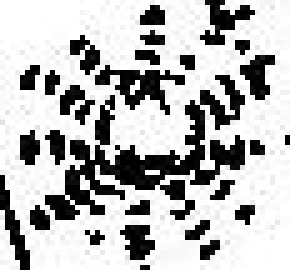
#> input picture datasets/patterns/arbre2.jpg, 58 x 54 px, given in place of 0105033010241.jpg, which was not available (shown 5 times larger)
$ python misc.py --input datasets/patterns/arbre2.jpg   (older library calls are emulated)
#> lines starting #> are read from the running program, lines starting #| are printed output that depends on the picture; after the words box and inside, x2 and y2 are one past the last pixel; in counts of white or black regions, pixels touching at a corner belong together; pictures that were not available may be replaced by others from this repository, and a replacement may not be noted

from __future__ import print_function
import time
'''import cv2
import math
import time
import pandas as pd
import csv
import imutils
import numpy as np

from sklearn.mixture import GaussianMixture
from sklearn.decomposition import PCA

t0 = time.time()'''

#tileName = "testShapeDetection.jpg"
#tileName = "1905021030252.png"
"""
t0 = time.time()
image = cv2.imread(tileName, cv2.IMREAD_GRAYSCALE)

kernel = np.array([[1, 1, 1], [1, -8, 1], [1, 1, 1]], dtype=np.float32)
# do the laplacian filtering as it is
# well, we need to convert everything in something more deeper then CV_8U
# because the kernel has some negative values,
# and we can expect in general to have a Laplacian image with negative values
# BUT a 8bits unsigned int (the one we are working with) can contain values from 0 to 255
# so the possible negative number will be truncated
imgLaplacian = cv2.filter2D(image, cv2.CV_32F, kernel)
sharp = np.float32(image)
imgResult = sharp - imgLaplacian
# convert back to 8bits gray scale
imgResult = np.clip(imgResult, 0, 255)
imgResult = imgResult.astype('uint8')

dist = cv2.distanceTransform(image, cv2.DIST_L2, 3,cv2.DIST_MASK_PRECISE )
cv2.normalize(dist, dist, 0, 1.0, cv2.NORM_MINMAX)

_, dist = cv2.threshold(dist, 0.1, 1.0, cv2.THRESH_BINARY)

# Dilate a bit the dist image
kernel1 = np.ones((3,3), dtype=np.uint8)
dist = cv2.dilate(dist, kernel1)

dist_8u = dist.astype('uint8')
# Find total markers
contours = cv2.findContours(dist_8u, cv2.RETR_TREE, cv2.CHAIN_APPROX_SIMPLE)
contours = imutils.grab_contours(contours)
markers = np.zeros(dist.shape, dtype=np.int32)"""

# Draw the foreground markers
'''maxLen = max([len(l) for l in contours])

hist = np.zeros(maxLen)

for cnt in contours:
    hist[len(cnt)-1] +=1

nC = 10
model = GaussianMixture(n_components=nC)
hist = hist.reshape(-1,1)
model.fit(hist)
yhat = model.predict(hist)

t1 = time.time()
def getColor(cat,nC):
    return int(cat*255/nC)

for i, cnt in enumerate(contours):
    cntLen = len(cnt)-1
    cv2.drawContours(markers, contours, i, (getColor(yhat[cntLen],nC)), -1)
# Draw the background marker
cv2.circle(markers, (5,5), 3, (255,255,255), -1)
t2 = time.time()

print(f'Computation time  : {t1-t0}')
print(f'Colorisation time  : {t2-t1}')
print(len(contours))
'''

"""shapeNames = ['field', 'road', 'house', 'hotel', 'forest', 'factory']

featureVars = {'stones' : ['stones'],
                'chimneys' : ['chimneys'],
                'hotels': ['hotels']
              }

featureDictsPath = 'datasets/Barrow_in_Furness/500/tp_2/detected_'

shapeFeatureNames = ['perimeter', 'perimeterApproximation', 'complexity', 'area', 'circleness', 'solidity']
featureNames = ['stones', 'chimneys', 'hotels']
header = ['x', 'y']
for shapeFeatureName in shapeFeatureNames:
    header.append(shapeFeatureName)
for featureName in featureNames:
    header.append(featureName)
print(header)

def extractFeatures(posX, posY, featureDictsPath, tileName):
    featureDict = {}
    for featureName in featureNames:
        featureAggregate = []
        for ftDiff in featureVars[featureName]:
            featureAggregate.append(pd.read_csv(featureDictsPath+ftDiff+'-Barrow_in_Furness.csv'))
        featureAggregateAsDF = pd.concat(featureAggregate)
        queriedDF = featureAggregateAsDF.query('tile == @tileName')
        toleranceRange = (posX**2 + posY**2)**0.5+0.5
        queriedDF = queriedDF.query('(x**2 + y**2)**0.5 <@toleranceRange')
        featureDict[featureName] = len(queriedDF.index)
    return featureDict

def extractGeometricalProperties(contour):
    shapeDict = {}
    # Moments
    M = cv2.moments(contour)
    shapeDict['posX'] = int(M["m10"] / M["m00"])
    shapeDict['posY'] = int(M["m01"] / M["m00"])
    # perimeter properties : perimeter of the contour; perimeter of a shape approximation
    perimeter = cv2.arcLength(contour,True)
    shapeDict['perimeter'] = perimeter
    epsilon = 0.10 * perimeter
    perimeterApproximation = cv2.arcLength(cv2.approxPolyDP(contour,epsilon,True),True)
    shapeDict['perimeterApproximation'] = perimeterApproximation
    complexity = perimeter/perimeterApproximation
    shapeDict['complexity'] = complexity
    # area properties : area of the contour: area of the minimal enclosing circle
    area = cv2.contourArea(contour)
    shapeDict['area'] = area
    _, radiusEnclosingCircle = cv2.minEnclosingCircle(contour)
    areaCircle = math.pi * radiusEnclosingCircle * radiusEnclosingCircle
    circleness = area/areaCircle
    shapeDict['circleness'] = circleness
    solidity = (area / cv2.contourArea(cv2.convexHull(contour, returnPoints=True)))
    shapeDict['solidity'] = solidity
    return shapeDict

def writeDetectionResultsDict(shapeList,  header = header):
    fName = 'test.csv'
    with open(fName,'w', newline='') as csvFile:
        writer = csv.writer(csvFile)
        writer.writerow(header)

        for detectedElement in shapeList:
            writer.writerow(detectedElement)

w_b = -39428.9058244737
n_b = 22210.1967961792
x_diff = 0.0423510526315792
y_diff = -0.0424076416337286

shapesList = []
for i, contour in enumerate(contours):
    shapeList = []
    shapeDict = extractGeometricalProperties(contour)
    for value in shapeDict.values():
        shapeList.append(value)
    x = w_b+shapeDict['posX']*x_diff
    y = n_b+shapeDict['posY']*y_diff
    localFeatures = extractFeatures(x, y, featureDictsPath, tileName)
    for value in localFeatures.values():
        shapeList.append(value )
    print(shapeList)
    shapesList.append(shapeList)

writeDetectionResultsDict(shapesList)"""
'''
import matplotlib.pyplot as plt
import seaborn as sns
dataframe = pd.read_csv('test.csv', usecols = [i for i in range(2,8)])
dataframe.hist( color='steelblue', edgecolor='black', linewidth=1.0, xlabelsize=8, ylabelsize=8, grid=False)
plt.show()
f, ax = plt.subplots(figsize=(10, 6))
corr = dataframe.corr()
hm = sns.heatmap(round(corr,2), annot=True, ax=ax, cmap="coolwarm",fmt='.2f',
                 linewidths=.05)
f.subplots_adjust(top=0.93)
t= f.suptitle('Shape Attributes Correlation Heatmap', fontsize=14)
plt.show()'''
'''
dataframe = pd.read_csv('results/rawShapes/Barrow_in_Furness/shapeFeatures.csv', usecols = [i for i in range(4,15)])
dataframe.hist( color='steelblue', edgecolor='black', linewidth=1.0, xlabelsize=8, ylabelsize=8, grid=False)
plt.show()
f, ax = plt.subplots(figsize=(10, 6))
corr = dataframe.corr()
mask = np.triu(np.ones_like(corr, dtype=bool))
hm = sns.heatmap(round(corr,2), mask=mask,annot=True, ax=ax, cmap="coolwarm",fmt='.2f',
                linewidths=.05)
f.subplots_adjust(top=0.93)
t= f.suptitle('Shape Attributes Correlation Heatmap', fontsize=14)
plt.show()
'''
'''header = ['x', 'y', 'cityName', 'tileName', 'H', 'W', 'xTile', 'yTile', 'perimeter', 'perimeterApproximation',
        'complexity', 'area', 'circleness', 'rectangleness', 'solidity']
for i in range(25):
    header.append(f'zernikeDecomposition_{i}')
'''
'''labelTrain = pd.DataFrame(np.random.randint(2, size=1317))
labelTest = pd.DataFrame(np.random.randint(2, size=167))

dataframeTrain = pd.read_csv('results/rawShapes/Barrow_in_Furness/shapeFeatures.csv', usecols = [i for i in range(4,15)], skiprows=[i for i in range(1300,1450)])
dataframeTest = pd.read_csv('results/rawShapes/Barrow_in_Furness/shapeFeaturesTest.csv', usecols = [i for i in range(4,15)])

dtest = xgb.DMatrix(dataframeTest)
dtrain = xgb.DMatrix(dataframeTrain)
evallist = [(dtest, 'eval'), (dtrain, 'train')]

param = {'max_depth': 2, 'eta': 1, 'objective': 'binary:logistic'}
param['nthread'] = 4
param['eval_metric'] = 'auc'
num_round = 20
bst = xgb.train(param, dtrain, num_round, evallist)

bst.save_model('0001.model')
xgb.to_graphviz(bst, num_trees=2)'''
'''dataframeTrain = pd.read_csv('results/rawShapes/Barrow_in_Furness/shapeFeatures.csv', usecols = [i for i in range(8,15)])
from sklearn.decomposition import PCA
pca = PCA(n_components=6)
pca.fit(dataframeTrain)
print(pca.explained_variance_ratio_)
print(pca.singular_values_)'''

import cv2 as cv
import numpy as np
import argparse
import matplotlib.pyplot as plt
import shapeExtraction
import imutils
src = None
erosion_size = 0
max_elem = 2
max_kernel_size = 21

def main(image):
#> called with image = 'datasets/patterns/arbre2.jpg'
    global src
    i = 2000
    src  = cv.imread(r'C:\Users\emile\MAPHIS\datasets\Luton\500\tp_1\0105033010241.jpg', cv.IMREAD_GRAYSCALE)[0:2000,0:2000]
#> src is the input picture: shape (54, 58); min 0, max 255, mean 184


    def removeTrees(src):
        dilatation_size = 4
        dilation_shape = cv.MORPH_RECT
        element = cv.getStructuringElement(dilation_shape, (2 * dilatation_size + 1, 2 * dilatation_size + 1),
                                        (dilatation_size, dilatation_size))
        dilatation_dst = 255-cv.erode(src, element)
        return dilatation_dst*src

    def segment(src):
        dilatation_size = 1
        dilation_shape = cv.MORPH_RECT
        element = cv.getStructuringElement(dilation_shape, (2 * dilatation_size + 1, 2 * dilatation_size + 1),
                                        (dilatation_size, dilatation_size))
        dilatation_dst = cv.dilate(src, element)
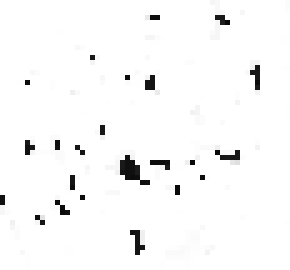
#> dilatation_dst: shape (54, 58) (shown 5 times larger); min 8, max 255, mean 248.5

        outline = 255-dilatation_dst
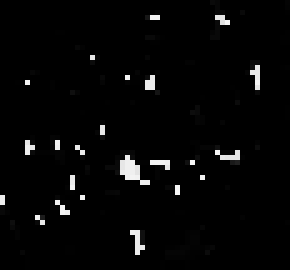
#> outline: shape (54, 58) (shown 5 times larger); min 0, max 247, mean 6.5

        dilatation_size = 1
        dilation_shape = cv.MORPH_ELLIPSE
        element = cv.getStructuringElement(dilation_shape, (2 * dilatation_size + 1, 2 * dilatation_size + 1),
                                        (dilatation_size, dilatation_size))
        dilatation_outline = cv.dilate(outline, element)
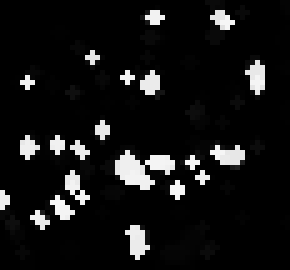
#> dilatation_outline: shape (54, 58) (shown 5 times larger); min 0, max 247, mean 20.3

        cleaned = 255-dilatation_outline
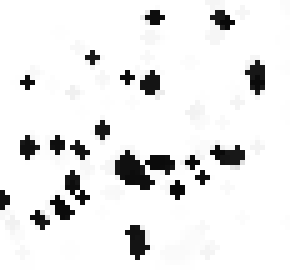
#> cleaned: shape (54, 58) (shown 5 times larger); min 8, max 255, mean 234.7

        dilatation_size = 1
        dilation_shape = cv.MORPH_ELLIPSE
        element = cv.getStructuringElement(dilation_shape, (2 * dilatation_size + 1, 2 * dilatation_size + 1),
                                        (dilatation_size, dilatation_size))
        cleanedOutline = cv.erode(cleaned, element)

        _, cleanedOutline = cv.threshold(255-cleanedOutline, 45, 255, cv.THRESH_BINARY)
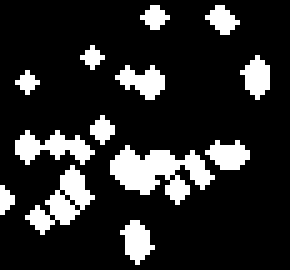
#> cleanedOutline: shape (54, 58) (shown 5 times larger); 16.3% white; 13 white regions (5 under 20 px), largest, box (x1, y1, x2, y2) and area: (22, 29, 43, 41) 129, (5, 33, 19, 47) 77, (3, 26, 19, 33) 59

        imprints = 255-cleanedOutline

        dist = cv.distanceTransform(imprints, cv.DIST_L2, 3,cv.DIST_MASK_PRECISE )
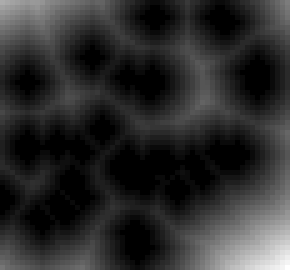
#> dist: shape (54, 58) float32 (shown 5 times larger); min 0, max 22.86, mean 4; drawn with min black and max white
        cv.normalize(dist, dist, 0, 1.0, cv.NORM_MINMAX)

        _, dist = cv.threshold(dist, 0.01, 1.0, cv.THRESH_BINARY_INV)

        dist_8u = dist.astype('uint8')
#> dist_8u: shape (54, 58); values 0 (black) and 1 (white), 16.3% white; 13 white regions (5 under 20 px)
        # Find total markers
        contours = cv.findContours(dist_8u, cv.RETR_TREE, cv.CHAIN_APPROX_SIMPLE)
#> contours = 19 contours, 12 with area under 20; largest, box (x1, y1, x2, y2) and area: (22, 29, 43, 41) 101, (5, 33, 19, 47) 64, (3, 26, 19, 33) 42, (23, 13, 33, 20) 29, (24, 44, 31, 53) 28, (41, 28, 50, 34) 26, (48, 11, 54, 20) 25
        contours = imutils.grab_contours(contours)

        markers = np.zeros(dilatation_dst.shape, dtype=np.int32)
        for i, cnt in enumerate(contours):
            area = cv.contourArea(cnt)

            if area >10000 and area < 1000000:
                #cv.drawContours(markers, contours, i, (np.random.randint(256), np.random.randint(256), np.random.randint(256)), -1)
                pass
            if area<10000:
                cv.drawContours(src, contours, i, (255,255,255), -1)
#> this loop made 19 passes
#> area on passes 1, 3, 9, 11, 12, 15, 16: 27.5, 64.5, 101, 26.5, 42, 29, 25
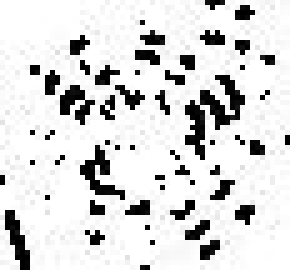
#> src: shape (54, 58) (shown 5 times larger); 15.2% of pixels changed, all inside (x1, y1, x2, y2) = (0, 1, 54, 53)
        return src, markers

    src, _ = segment(src)
    plt.matshow(src)
    plt.show()

if __name__ == "__main__":
    parser = argparse.ArgumentParser(description='Code for Eroding and Dilating tutorial.')
    parser.add_argument('--input', help='Path to input image.', default='LinuxLogo.jpg')
    args = parser.parse_args()
    main(args.input)

$ run again, on datasets/patterns/arbre3.jpg
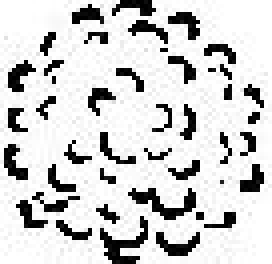
#> input picture datasets/patterns/arbre3.jpg, 68 x 66 px, given in place of 0105033010241.jpg, which was not available (shown 4 times larger)
#> in main, src is the input picture: shape (66, 68); min 0, max 255, mean 208.2
#> in segment, `_, cleanedOutline = cv.threshold(255-cleanedOutline, 45, 255, cv.THRES..`:
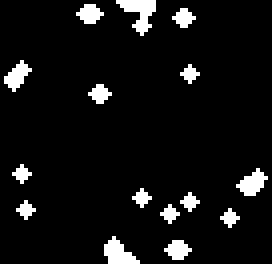
#> cleanedOutline: shape (66, 68) (shown 4 times larger); 7% white; 15 white regions (9 under 20 px), largest, box (x1, y1, x2, y2) and area: (29, 0, 39, 9) 44, (26, 59, 35, 66) 36, (59, 42, 67, 49) 31, (1, 15, 8, 23) 28, (19, 1, 26, 6) 23, (41, 60, 48, 65) 23
#> dist_8u: shape (66, 68); values 0 (black) and 1 (white), 7% white; 15 white regions (9 under 20 px)
#> contours = 15 contours, 11 with area under 20; largest, box (x1, y1, x2, y2) and area: (29, 0, 39, 9) 29, (26, 59, 35, 66) 25, (59, 42, 67, 49) 22, (1, 15, 8, 23) 20
#> the loop in segment, `for i, cnt in enumerate(contours):` made 15 passes
#> area on passes 2, 8, 12, 15: 25, 22.5, 20, 29
#> after the loop in segment, `for i, cnt in enumerate(contours):`:
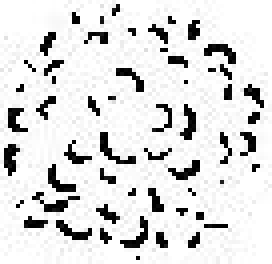
#> src: shape (66, 68) (shown 4 times larger); 6.28% of pixels changed, all inside (x1, y1, x2, y2) = (2, 0, 67, 66)

$ run again, on datasets/patterns/arbre4.jpg
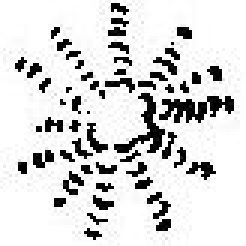
#> input picture datasets/patterns/arbre4.jpg, 82 x 82 px, given in place of 0105033010241.jpg, which was not available (shown 3 times larger)
#> in main, src is the input picture: shape (82, 82); min 0, max 255, mean 217.1
#> in segment, `_, cleanedOutline = cv.threshold(255-cleanedOutline, 45, 255, cv.THRES..`:
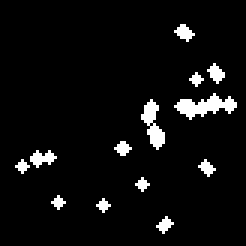
#> cleanedOutline: shape (82, 82) (shown 3 times larger); 5.2% white; 13 white regions (8 under 20 px), largest, box (x1, y1, x2, y2) and area: (58, 31, 79, 40) 91, (47, 33, 55, 50) 66, (10, 50, 19, 56) 30, (58, 8, 65, 14) 23, (69, 21, 75, 28) 23
#> dist_8u: shape (82, 82); values 0 (black) and 1 (white), 5.2% white; 13 white regions (8 under 20 px)
#> contours = 14 contours, 11 with area under 20; largest, box (x1, y1, x2, y2) and area: (58, 31, 79, 40) 70, (47, 33, 55, 50) 50, (10, 50, 19, 56) 20
#> the loop in segment, `for i, cnt in enumerate(contours):` made 14 passes
#> area on passes 7, 9, 11: 20.5, 50, 69.5
#> after the loop in segment, `for i, cnt in enumerate(contours):`:
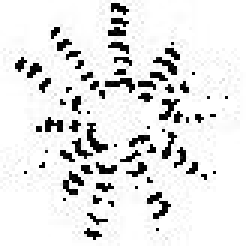
#> src: shape (82, 82) (shown 3 times larger); 4.92% of pixels changed, all inside (x1, y1, x2, y2) = (6, 8, 79, 78)
